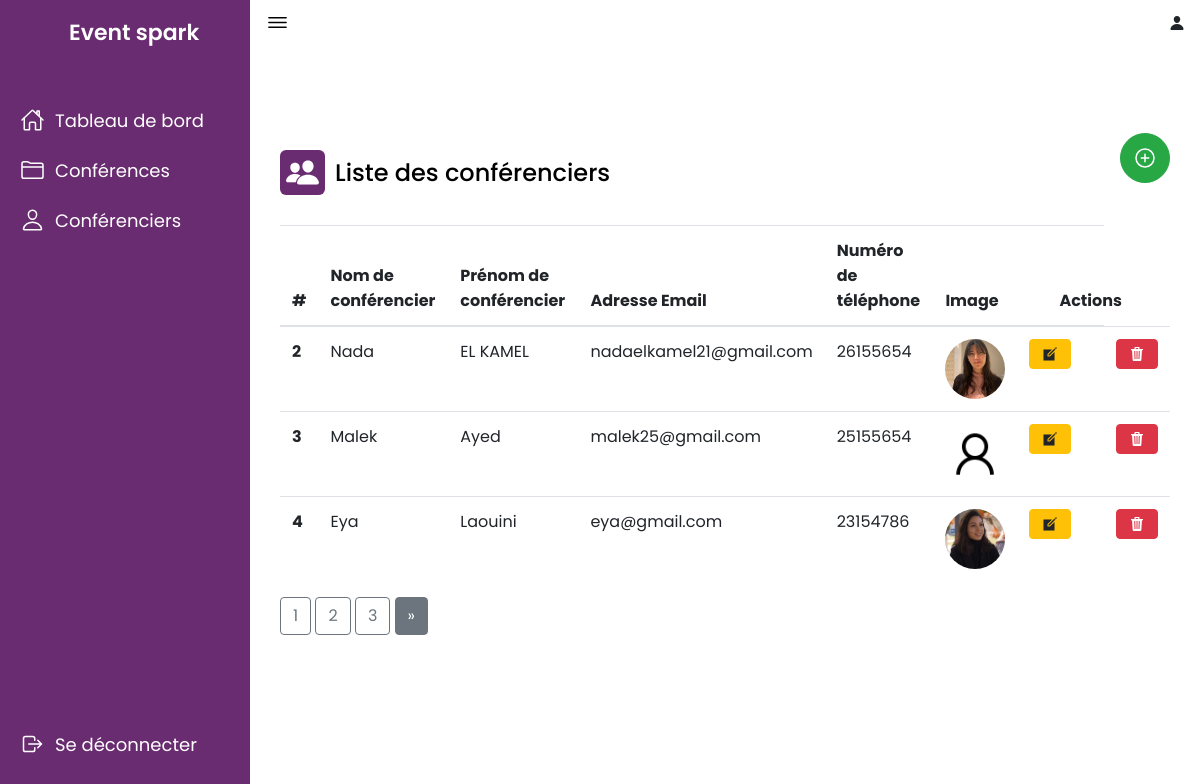
The page /conference/conferencier/ (signed in) on the database its author committed.
### conference/models.py (models this page shows, shortened)
class Conférencier(models.Model):
    nom = models.CharField(max_length=200)
    prenom = models.CharField(max_length=200)
    email = models.CharField(max_length=50)
    telephone = models.CharField(max_length=8)
    bio = models.CharField(max_length=255)
    image = models.ImageField( upload_to="conference/static/conferenciers/", default="conference/static/image/user.png")

### conference/views.py (the view)
# urls.py: path('conferencier/',views.conferencier,name='conferencier'),
@login_required(login_url='login')
def conferencier(request):
    conferencier_list = Conférencier.objects.all()
    paginator = Paginator(conferencier_list, 3)  # Show 10 conferenciers per page
    page_number = request.GET.get('page')
    page_obj = paginator.get_page(page_number)
    context = {
        'page_obj': page_obj,
    }
    return render(request, 'conferencier.html', context)

### conference/templates/conferencier.html (shortened to what this page needs)
{% load static %}
<html>
<head>
    <link rel="stylesheet" href="{% static 'css/bootstrap.min.css' %}">
</head>
<body>
    {% include 'navBar.html' %}
    <section class="dashboard">
        <div class="top">
            <ion-icon class="navToggle" name="menu-outline"></ion-icon>
            <ion-icon name="person"></ion-icon>
        </div>
        <div class="container" style="position: relative; margin-top: 30px;">
            <div class="overview" style="display: flex; align-items: center; justify-content: space-between;">
                <div class="title" style="display: flex; align-items: center;">
                    <ion-icon name="people"></ion-icon>
                    <span class="text" style="margin-left: 10px;">Liste des conférenciers</span>
                </div>
                <div style="display:flex;align-items:center;">
                    <a href="addConferencier/" class="btn btn-success rounded-circle" style="font-size:24px;width:50px;height:50px;display:flex;align-items:center;justify-content:center;">
                        <ion-icon name="add-circle-outline"></ion-icon>
                    </a>
                </div>
            </div>
            <table class="table">
                <thead>
                    <tr>
                        <th scope="col">#</th>
                        <th scope="col">Nom de conférencier</th>
                        <th scope="col">Prénom de conférencier</th>
                        <th scope="col">Adresse Email</th>
                        <th scope="col">Numéro de téléphone</th>
                        <th scope="col">Image</th>
                        <th scope="col" style="position: relative;left: 30px;">Actions</th>
                    </tr>
                </thead>
                <tbody>
                    {% for c in page_obj %}
                        <tr>
                            <th scope="row">{{c.id}}</th>
                            <td>{{c.nom}}</td>
                            <td>{{c.prenom}}</td>
                            <td>{{c.email}}</td>
                            <td>{{c.telephone}}</td>
                            <td><img src="/{{c.image}}" target="_blank" width="60px" height="60px" class="rounded-circle"></td>
                            <td><a href="update_conferencier/{{c.id}}" class="btn btn-warning mb-2"><ion-icon name="create-sharp"></ion-icon></a></td>
                            <td>
                                <a href="del_conferencier/{{ c.id }}" class="btn btn-danger mb-2" onclick="event.preventDefault(); sweetAlertConfirm(this.href);">
                                    <ion-icon name="trash-sharp"></ion-icon>
                                </a>
                            </td>
                        </tr>
                    {% endfor %}
                </tbody>
            </table>
<div class="pagination">
    <span class="step-links">
        {% for num in page_obj.paginator.page_range %}
            {% if page_obj.number == num %}
                <button class="btn btn-outline-secondary">{{ num }}</button>
            {% else %}
                <a href="?page={{ num }}"><button class="btn btn-outline-secondary">{{ num }}</button></a>
            {% endif %}
        {% endfor %}
        {% if page_obj.has_next %}
            <a href="?page={{ page_obj.paginator.num_pages }}"><button class="btn btn-secondary">&raquo;</button></a>
        {% endif %}
    </span>
</div>
        </div>
    </section>
</body>
</html>

### conference/templates/navBar.html (shortened to what this page needs)
<!DOCTYPE html>
{% load static %}
<html lang="en">
<head>
  <link rel="stylesheet" href="{% static 'css/bootstrap.min.css' %}">
  <link rel="stylesheet" href="{% static 'css/style22.css' %}">
</head>
<body>
    <nav>
        <div class="logo">
            <div class="logo-image" width="90px" height="90px" >
            </div>
            <div class="logo-name">
               Event spark
            </div>
        </div>
        <div class="menu-items">
            <ul class="navLinks">
                <li class="navList ">
                    <a href="{% url 'dashboard' %}">
                        <ion-icon name="home-outline"></ion-icon>
                        <span class="links">Tableau de bord</span>
                    </a>
                </li>
                <li class="navList">
                    <a href="{% url 'conference' %}">
                        <ion-icon name="folder-outline"></ion-icon>
                        <span class="links">Conférences</span>
                    </a>
                </li>
                <li class="navList">
                    <a href="{% url 'conferencier' %}">
                        <ion-icon name="person-outline"></ion-icon>
                        <span class="links">Conférenciers</span>
                    </a>
                </li>
            </ul>
            <ul class="bottom-link">
                <li>
                    <a href="{% url 'logout' %}">
                        <ion-icon name="log-out-outline"></ion-icon>
                        <span class="links">Se déconnecter</span>
                    </a>
                </li>
            </ul>
        </div>
    </nav>
</body>
</html>

### conference/static/css/style22.css (style rules this page uses)
* { margin: 0; padding: 0; box-sizing: border-box; }
:root { --primary-color: #6a2c70; --nav-color: #6a2c70; --dash-color: #fff; --logo-color: #fff; --text-color: #000; --text-color-light: #333; --white: #fff; --border-color: #ccc; --toggle-color: #fff; --box1-color: #6fedd6; --box2-color: #c1d5a4; --box3-color: #ffd39a; --title-icon-color: #fff; --time-03: all 0.3s linear; --time-02: all 0.2s linear; }
body { width: 100%; min-height: 100vh; background-color: var(--dash-color); font-family: 'Poppins', sans-serif; }
nav { position: fixed; top: 0; left: 0; height: 100%; width: 250px; background-color: var(--nav-color); padding: 10px 0 10px 10px; transition: var(--time-03); }
nav .logo { display: flex; align-items: center; }
nav .logo-image { width: 45px; height: 45px; border-radius: 50%; }
nav .logo .logo-name { font-size: 22px; font-weight: 600; color: var(--logo-color); margin-left: 14px; white-space: nowrap; transition: var(--time-02); }
nav .menu-items { margin-top: 40px; display: flex; flex-direction: column; height: calc(100% - 90px); justify-content: space-between; }
nav .menu-items li { list-style: none; }
nav .menu-items li a { display: flex; align-items: center; height: 50px; text-decoration: none; }
nav .menu-items li a ion-icon { color: var(--white); font-size: 24px; min-width: 45px; }
nav .menu-items li a .links { font-size: 18px; color: var(--white); transition: var(--time-02); }
.dashboard { position: relative; left: 250px; width: calc(100% - 250px); min-height: 100vh; background-color: var(--dash-color); padding: 10px 15px; transition: var(--time-03); }
.dashboard .top { position: fixed; background-color: var(--dash-color); display: flex; justify-content: space-between; align-items: center; left: 250px; top: 0; padding: 10px 15px; width: calc(100% - 250px); transition: var(--time-03); z-index: 100; }
.dashboard .top .navToggle { font-size: 25px; color: var(--text-color); cursor: pointer; }
.container { padding-top: 50px; position: relative; }
.container .title { display: flex; align-items: center; margin: 60px 0 30px; }
.container .title ion-icon { width: 35px; height: 35px; padding: 5px; background-color: var(--primary-color); color: var(--title-icon-color); border-radius: 6px; }
.container .title .text { font-size: 24px; font-weight: 500; color: var(--text-color); margin-left: 10px; }

### rows shown on the page
Conférencier: id "2", nom "Nada", prenom "EL KAMEL", email "nadaelkamel21@gmail.com", telephone "26155654", image (picture)
Conférencier: id "3", nom "Malek", prenom "Ayed", email "malek25@gmail.com", telephone "25155654", image (placeholder picture)
Conférencier: id "4", nom "Eya", prenom "Laouini", email "eya@gmail.com", telephone "23154786", image (picture)

### other values the page prints
{{ num }} "1"
{{ num }} "2" "3"
